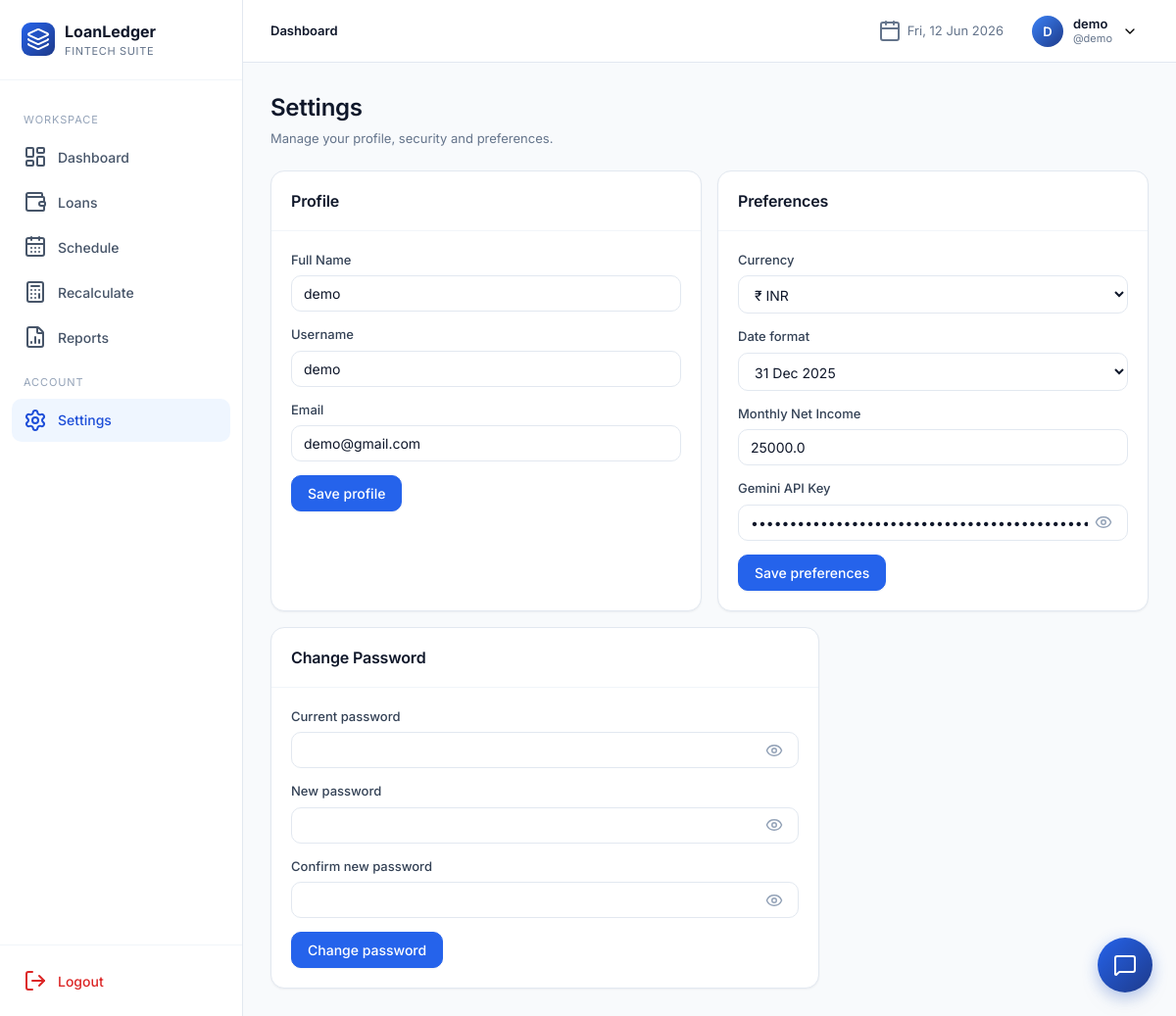
Screenshot of /settings/ (signed in) with the database file from the repository.
### app/models.py (models this page shows, shortened)
class User(UserMixin, db.Model):
    __tablename__ = "users"
    id = db.Column(db.Integer, primary_key=True)
    full_name = db.Column(db.String(120), nullable=False)
    username = db.Column(db.String(64), unique=True, nullable=False, index=True)
    email = db.Column(db.String(160), unique=True, nullable=False, index=True)
    password_hash = db.Column(db.String(256), nullable=False)
    preferred_currency = db.Column(db.String(8), default="INR")
    preferred_date_format = db.Column(db.String(20), default="%d %b %Y")
    created_at = db.Column(db.DateTime, default=datetime.utcnow)
    loans = db.relationship("Loan", backref="owner", lazy="dynamic", cascade="all, delete-orphan")

### app/blueprints/settings.py (the view)
@settings_bp.route("/", methods=["GET", "POST"])
@login_required
def index():
    from app.models import Setting
    profile_form = ProfileForm(obj=current_user)
    pref_form = PreferencesForm(obj=current_user)
    api_key_setting = Setting.query.filter_by(user_id=current_user.id, key="gemini_api_key").first()
    if api_key_setting:
        pref_form.gemini_api_key.data = api_key_setting.value
    income_setting = Setting.query.filter_by(user_id=current_user.id, key="monthly_income").first()
    if income_setting:
        pref_form.monthly_income.data = float(income_setting.value) if income_setting.value else 0.0
    pwd_form = ChangePasswordForm()
    return render_template("settings/index.html",
                           profile_form=profile_form, pref_form=pref_form, pwd_form=pwd_form)

### app/forms.py
class ProfileForm(FlaskForm):
    full_name = StringField("Full Name", validators=[DataRequired(), Length(2, 120)])
    username = StringField("Username", validators=[DataRequired(), Length(3, 64)])
    email = StringField("Email", validators=[DataRequired(), Email()])
    submit = SubmitField("Save profile")

class PreferencesForm(FlaskForm):
    preferred_currency = SelectField("Currency", choices=CURRENCY_CHOICES)
    preferred_date_format = SelectField("Date format", choices=DATE_FMT_CHOICES)
    monthly_income = FloatField("Monthly Net Income", validators=[Optional(), NumberRange(min=0)])
    gemini_api_key = StringField("Gemini API Key", validators=[Optional()])
    submit = SubmitField("Save preferences")

### app/templates/settings/index.html (shortened to what this page needs)
{% extends "base.html" %}
{% block content %}
<div class="page-header"><div class="title-block"><h1>Settings</h1><div class="sub">Manage your profile, security and preferences.</div></div></div>
<div class="grid grid-2">
  <div class="card">
    <div class="card-header"><h3>Profile</h3></div>
    <div class="card-body">
      <form method="post" action="{{ url_for('settings.update_profile') }}">
        <div class="form-row"><label>Full Name</label>{{ profile_form.full_name() }}</div>
        <div class="form-row"><label>Username</label>{{ profile_form.username() }}</div>
        <div class="form-row"><label>Email</label>{{ profile_form.email() }}</div>
        <button class="btn">Save profile</button>
      </form>
    </div>
  </div>
  <div class="card">
    <div class="card-header"><h3>Preferences</h3></div>
    <div class="card-body">
      <form method="post" action="{{ url_for('settings.update_preferences') }}">
        <div class="form-row"><label>Currency</label>{{ pref_form.preferred_currency() }}</div>
        <div class="form-row"><label>Date format</label>{{ pref_form.preferred_date_format() }}</div>
        <div class="form-row"><label>Monthly Net Income</label>{{ pref_form.monthly_income(placeholder="e.g. 50000 (for DTI ratio)") }}{% for e in pref_form.monthly_income.errors %}<div class="err">{{ e }}</div>{% endfor %}</div>
        <div class="form-row">
          <label>Gemini API Key</label>
          <div class="password-input-wrapper">
            {{ pref_form.gemini_api_key(placeholder="API Key for AI chatbot (optional)", type="password") }}
            <button type="button" class="password-toggle" aria-label="Toggle API Key visibility">
              <i data-lucide="eye"></i>
            </button>
          </div>
        </div>
        <button class="btn">Save preferences</button>
      </form>
    </div>
  </div>
</div>
<div class="card" style="margin-top:16px;max-width:560px">
  <div class="card-header"><h3>Change Password</h3></div>
  <div class="card-body">
    <form method="post" action="{{ url_for('settings.change_password') }}">
      <div class="form-row">
        <label>Current password</label>
        <div class="password-input-wrapper">
          {{ pwd_form.current_password() }}
          <button type="button" class="password-toggle" aria-label="Toggle password visibility">
            <i data-lucide="eye"></i>
          </button>
        </div>
      </div>
      <div class="form-row">
        <label>New password</label>
        <div class="password-input-wrapper">
          {{ pwd_form.new_password() }}
          <button type="button" class="password-toggle" aria-label="Toggle password visibility">
            <i data-lucide="eye"></i>
          </button>
        </div>
      </div>
      <div class="form-row">
        <label>Confirm new password</label>
        <div class="password-input-wrapper">
          {{ pwd_form.confirm() }}
          <button type="button" class="password-toggle" aria-label="Toggle password visibility">
            <i data-lucide="eye"></i>
          </button>
        </div>
      </div>
      <button class="btn">Change password</button>
    </form>
  </div>
</div>
{% endblock %}

### app/templates/_topnav.html (shortened to what this page needs)
<header class="topnav">
  <div class="crumbs">
    {% block crumbs %}<strong>Dashboard</strong>{% endblock %}
  </div>
  <div class="date"><i data-lucide="calendar"></i> {{ now.strftime('%a, %d %b %Y') }}</div>
  <div class="profile">
    <button class="profile-btn">
      <div class="avatar">{{ current_user.full_name[:1]|upper }}</div>
      <div style="text-align:left;line-height:1.2">
        <div style="font-weight:600;font-size:13px;color:var(--slate-900)">{{ current_user.full_name }}</div>
        <div style="font-size:11px;color:var(--slate-500)">@{{ current_user.username }}</div>
      </div>
      <i data-lucide="chevron-down" style="width:16px;height:16px"></i>
    </button>
  </div>
</header>

### app/static/css/styles.css (style rules this page uses)
:root { --blue-50:#EFF6FF;--blue-100:#DBEAFE;--blue-500:#3B82F6;--blue-600:#2563EB;--blue-700:#1D4ED8;--blue-900:#1E3A8A; --emerald-50:#ECFDF5;--emerald-500:#10B981;--emerald-600:#059669; --slate-50:#F8FAFC;--slate-100:#F1F5F9;--slate-200:#E2E8F0;--slate-300:#CBD5E1;--slate-400:#94A3B8; --slate-500:#64748B;--slate-600:#475569;--slate-700:#334155;--slate-800:#1E293B;--slate-900:#0F172A; --danger:#DC2626;--warning:#F59E0B;--success:#10B981; --shadow-sm:0 1px 2px rgba(15,23,42,.05); --shadow:0 1px 3px rgba(15,23,42,.08),0 1px 2px rgba(15,23,42,.04); --shadow-lg:0 10px 30px -10px rgba(15,23,42,.18); --radius:14px;--radius-sm:10px;--radius-lg:18px; --sidebar-w:248px;--topnav-h:64px; --font:'Inter',ui-sans-serif,system-ui,-apple-system,Segoe UI,Roboto,sans-serif; }
* { box-sizing:border-box;margin:0;padding:0 }
html,body { height:100% }
body { font-family:var(--font);background:var(--slate-50);color:var(--slate-800);font-size:14px;line-height:1.5;-webkit-font-smoothing:antialiased }
h1,h2,h3,h4 { color:var(--slate-900);font-weight:600;letter-spacing:-.01em }
h1 { font-size:24px }
h3 { font-size:16px }
button,input,select,textarea { font-family:inherit;font-size:14px }
.btn { display:inline-flex;align-items:center;gap:8px;padding:9px 16px;border-radius:var(--radius-sm); background:var(--blue-600);color:#fff;border:1px solid var(--blue-600);cursor:pointer; font-weight:500;transition:all .15s;box-shadow:var(--shadow-sm) }
.topnav { height:var(--topnav-h);background:#fff;border-bottom:1px solid var(--slate-200); display:flex;align-items:center;padding:0 28px;gap:18px;position:sticky;top:0;z-index:15 }
.topnav .crumbs { font-size:13px;color:var(--slate-500) }
.topnav .crumbs strong { color:var(--slate-900);font-weight:600 }
.topnav .date { color:var(--slate-500);font-size:13px;display:flex;align-items:center;gap:6px }
.topnav .profile { position:relative }
.topnav .profile-btn { display:flex;align-items:center;gap:10px;padding:6px 10px;border-radius:10px;background:transparent;border:1px solid transparent;cursor:pointer }
.topnav .avatar { width:32px;height:32px;border-radius:50%;background:linear-gradient(135deg,var(--blue-500),var(--blue-900));color:#fff;display:flex;align-items:center;justify-content:center;font-weight:600;font-size:13px }
.page-header { display:flex;align-items:flex-end;justify-content:space-between;margin-bottom:22px;gap:16px;flex-wrap:wrap }
.page-header .title-block .sub { color:var(--slate-500);font-size:13px;margin-top:4px }
.card { background:#fff;border:1px solid var(--slate-200);border-radius:var(--radius);box-shadow:var(--shadow-sm);transition:transform .2s cubic-bezier(0.4, 0, 0.2, 1), box-shadow .2s ease }
.card-header { padding:18px 20px;border-bottom:1px solid var(--slate-100);display:flex;align-items:center;justify-content:space-between;gap:12px }
.card-header h2,.card-header h3 { margin:0 }
.card-body { padding:20px }
.grid { display:grid;gap:16px }
.grid-2 { grid-template-columns:repeat(2,1fr) }
.form-row { display:flex;flex-direction:column;gap:6px;margin-bottom:14px }
.form-row label { font-size:13px;color:var(--slate-700);font-weight:500 }
.form-row input,.form-row select,.form-row textarea { padding:9px 12px;border:1px solid var(--slate-200);border-radius:var(--radius-sm);background:#fff;color:var(--slate-900);transition:border-color .12s,box-shadow .12s }
.password-input-wrapper { position: relative; display: flex; align-items: center; width: 100%; }
.password-input-wrapper input { padding-right: 40px !important; width: 100%; }
.password-toggle { position: absolute; right: 12px; background: none; border: none; padding: 4px; margin: 0; color: var(--slate-400); cursor: pointer; display: flex; align-items: center; justify-content: center; transition: color 0.15s, transform 0.1s; }
.password-toggle i, .password-toggle svg { width: 18px; height: 18px; }

### rows the page displays
User: full_name "D", full_name "demo", username "demo", email "demo@gmail.com", preferred_currency "₹ INR", preferred_date_format "31 Dec 2025"
